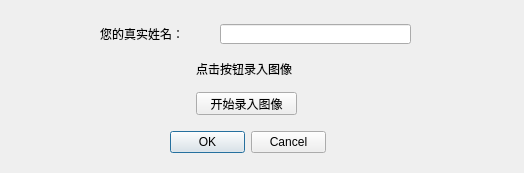
<?xml version="1.0" encoding="UTF-8"?>
<ui version="4.0">
 <class>setEmployeeInfo</class>
 <widget class="QWidget" name="setEmployeeInfo">
  <property name="geometry">
   <rect>
    <x>0</x>
    <y>0</y>
    <width>524</width>
    <height>173</height>
   </rect>
  </property>
  <property name="windowTitle">
   <string>Form</string>
  </property>
  <widget class="QDialogButtonBox" name="submit">
   <property name="geometry">
    <rect>
     <x>170</x>
     <y>131</y>
     <width>156</width>
     <height>23</height>
    </rect>
   </property>
   <property name="standardButtons">
    <set>QDialogButtonBox::Cancel|QDialogButtonBox::Ok</set>
   </property>
  </widget>
  <widget class="QLineEdit" name="name">
   <property name="geometry">
    <rect>
     <x>220</x>
     <y>24</y>
     <width>191</width>
     <height>20</height>
    </rect>
   </property>
  </widget>
  <widget class="QLabel" name="label">
   <property name="geometry">
    <rect>
     <x>100</x>
     <y>24</y>
     <width>111</width>
     <height>20</height>
    </rect>
   </property>
   <property name="text">
    <string>您的真实姓名：</string>
   </property>
  </widget>
  <widget class="QPushButton" name="registerImage">
   <property name="geometry">
    <rect>
     <x>196</x>
     <y>92</y>
     <width>101</width>
     <height>23</height>
    </rect>
   </property>
   <property name="text">
    <string>开始录入图像</string>
   </property>
  </widget>
  <widget class="QLabel" name="backInfo">
   <property name="geometry">
    <rect>
     <x>196</x>
     <y>59</y>
     <width>131</width>
     <height>20</height>
    </rect>
   </property>
   <property name="text">
    <string>点击按钮录入图像</string>
   </property>
  </widget>
 </widget>
 <resources/>
 <connections/>
</ui>
